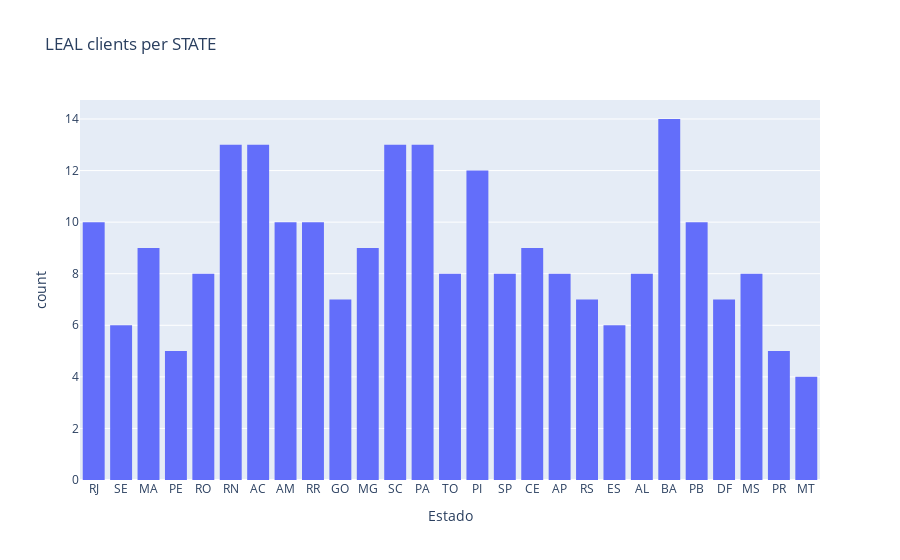

Source (notebook cell):
### Code cell
fig = px.histogram(leal_clients, x = 'Estado',
                   title = 'LEAL clients per STATE')
fig.show()

### Figure 1 — Plotly figure (JSON) as saved in the notebook; plotly's stock layout.template omitted (floating-point values rounded to 4 significant figures; data arrays with more than 128 entries replaced by an {"elided": "..."} marker saying what was removed)
{"data": [{"alignmentgroup": "True", "bingroup": "x", "hovertemplate": "Estado=%{x}<br>count=%{y}<extra></extra>", "legendgroup": "", "marker": {"color": "#636efa", "pattern": {"shape": ""}}, "name": "", "offsetgroup": "", "orientation": "v", "showlegend": false, "type": "histogram", "x": {"elided": "240 str values"}, "xaxis": "x", "yaxis": "y"}], "layout": {"barmode": "relative", "legend": {"tracegroupgap": 0}, "title": {"text": "LEAL clients per STATE"}, "xaxis": {"anchor": "y", "domain": [0, 1], "title": {"text": "Estado"}}, "yaxis": {"anchor": "x", "domain": [0, 1], "title": {"text": "count"}}}}
